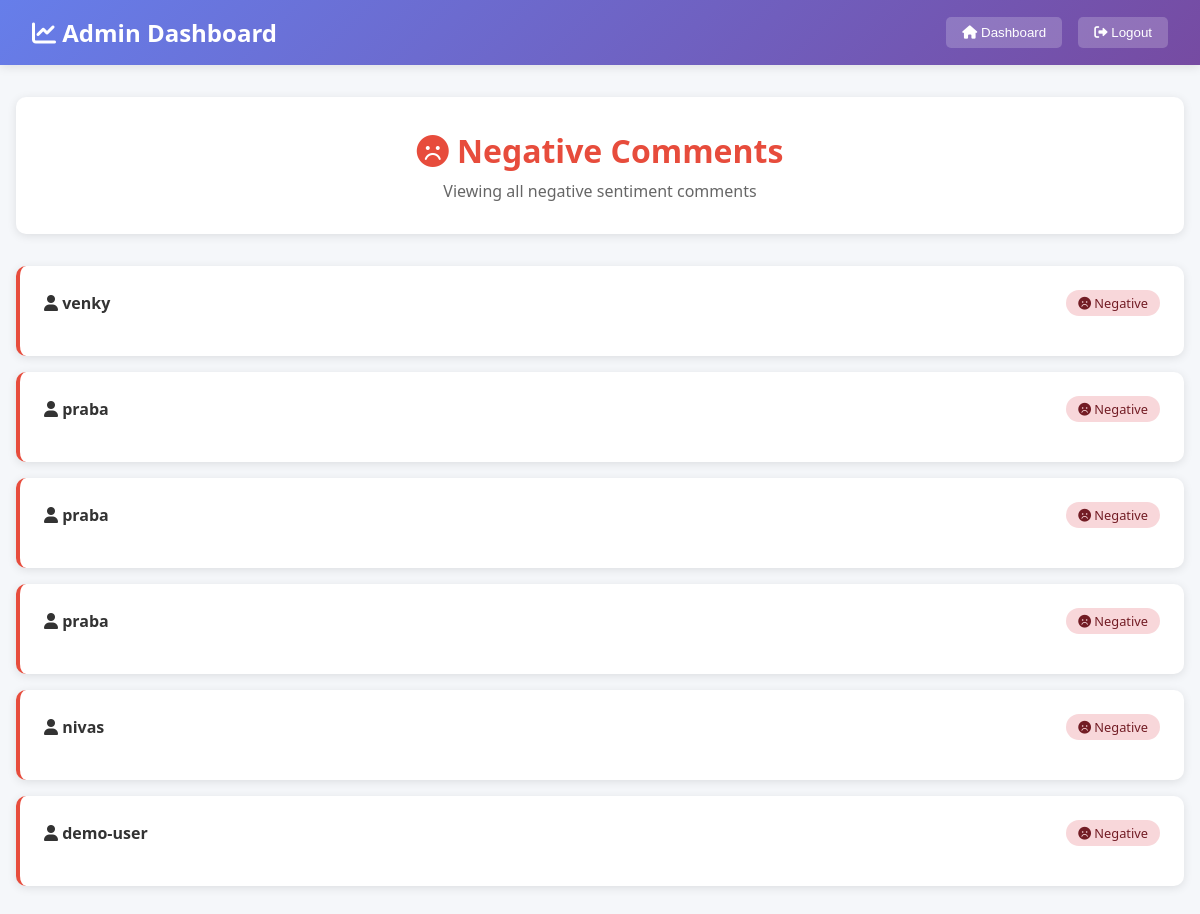
/negative (signed in), run on an earlier commit of the app's database.
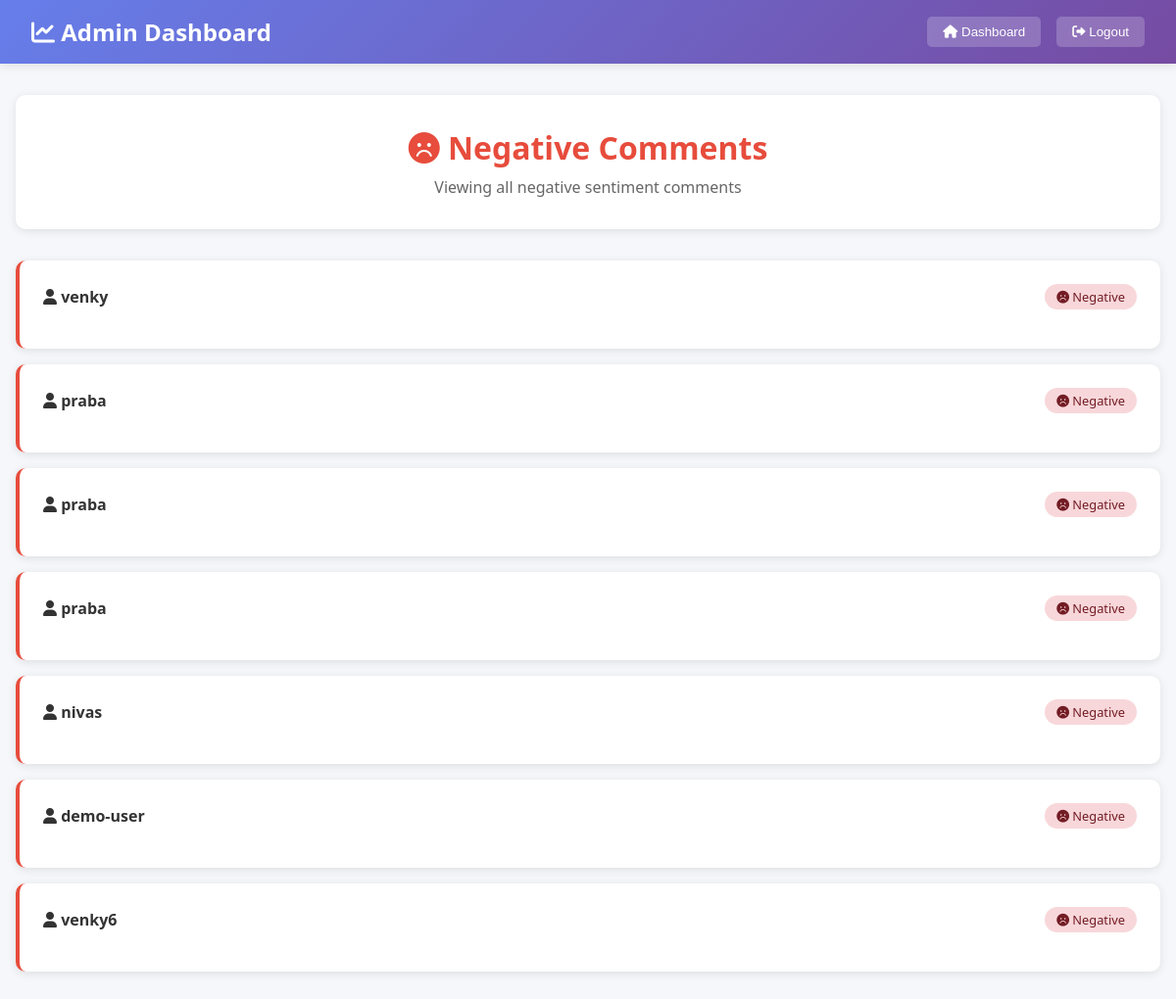
And on a later commit of the database.
### db.py (models this page shows)
class Comment(db.Model):
    id = db.Column(db.Integer, primary_key=True)
    user = db.Column(db.String(80), nullable=False)
    text = db.Column(db.String(500), nullable=False)
    sentiment = db.Column(db.Float)
    sentiment_label = db.Column(db.String(10))
    date = db.Column(Date, default=datetime.utcnow().date())

### route.py (the view)
@app.route('/negative', methods=['GET'])
@login_required
def get_negative():
    comments = Comment.query.filter_by(sentiment_label='Negative').all()
    return render_template('sentiment_view.html', comments=comments, sentiment_type='negative')

### route.py (called while the page is built)
@login_manager.user_loader
def load_user(user_id):
    return User.query.get(int(user_id))

### templates/sentiment_view.html (shortened to what this page needs)
<!DOCTYPE html>
<html lang="en">
<head>
    <link href="https://cdnjs.cloudflare.com/ajax/libs/font-awesome/6.0.0/css/all.min.css" rel="stylesheet">
</head>
<body>
    <header class="header">
        <div class="logo">
            <i class="fas fa-chart-line"></i> Admin Dashboard
        </div>
        <div class="nav-buttons">
            <button class="nav-btn" onclick="window.location.href='/home'">
                <i class="fas fa-home"></i> Dashboard
            </button>
            <button class="nav-btn" onclick="window.location.href='/logout'">
                <i class="fas fa-sign-out-alt"></i> Logout
            </button>
        </div>
    </header>
    <main class="main-content">
        <div class="page-header">
            <h1 class="page-title">
                {% if sentiment_type == 'negative' %}<i class="fas fa-frown"></i>{% endif %}
                {{ sentiment_type.title() }} Comments
            </h1>
            <p class="page-subtitle">Viewing all {{ sentiment_type }} sentiment comments</p>
        </div>
        {% if comments %}
            <div class="comments-grid">
                {% for comment in comments %}
                <div class="comment-card">
                    <div class="comment-header">
                        <div class="comment-user">
                            <i class="fas fa-user"></i> {{ comment.user }}
                        </div>
                        <div class="sentiment-badge">
                            {% if sentiment_type == 'negative' %}<i class="fas fa-frown"></i>{% endif %}
                            {{ comment.sentiment_label }}
                        </div>
                    </div>
                </div>
                {% endfor %}
            </div>
        {% else %}
            <div class="empty-state">
                <i class="fas fa-comments"></i>
                <h3>No {{ sentiment_type }} comments found</h3>
                <p>There are currently no comments with {{ sentiment_type }} sentiment.</p>
            </div>
        {% endif %}
    </main>
</body>
</html>

What changed in the data, as far as the page shows it:
added Comment: user "venky6", sentiment_label "Negative"
